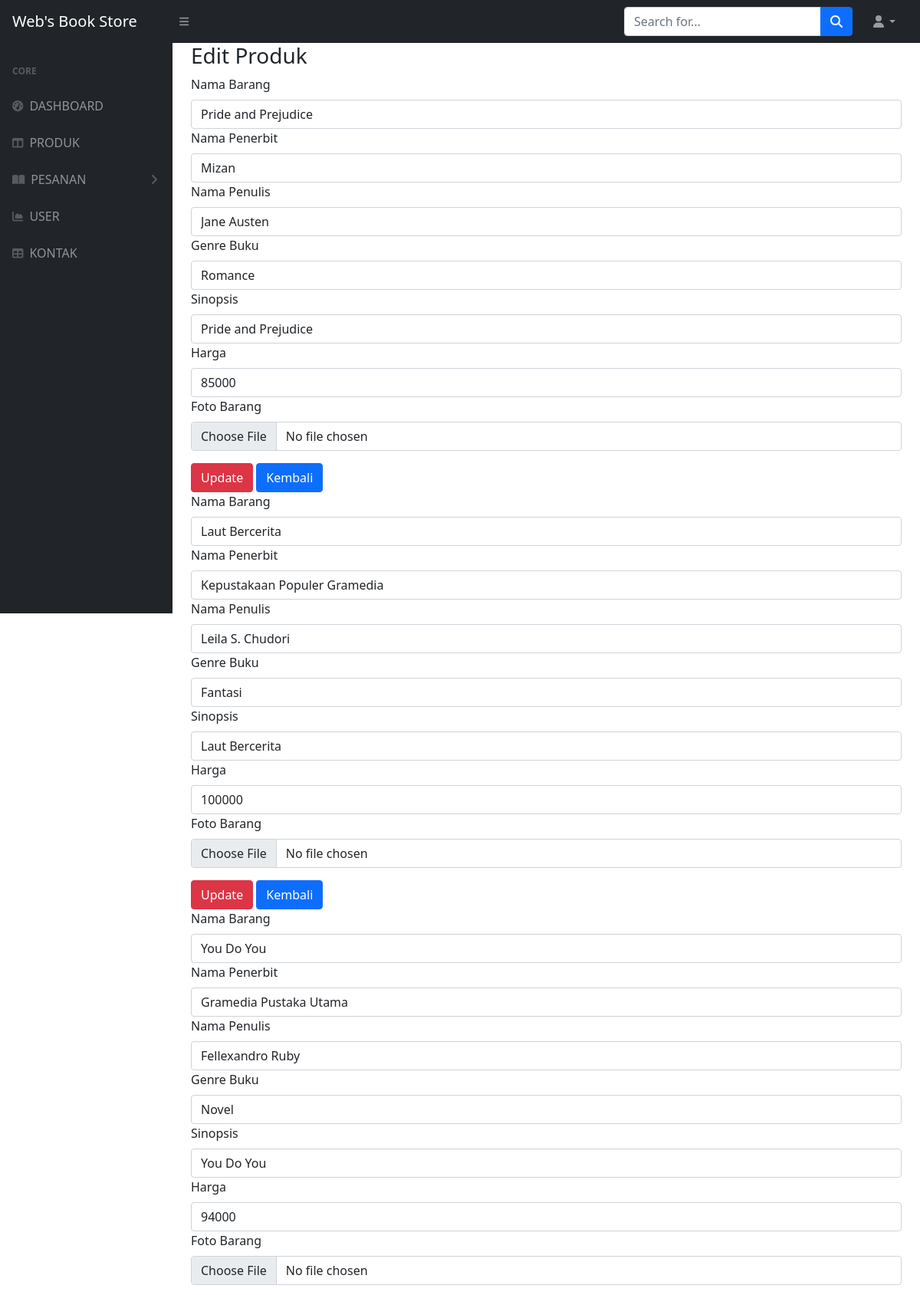
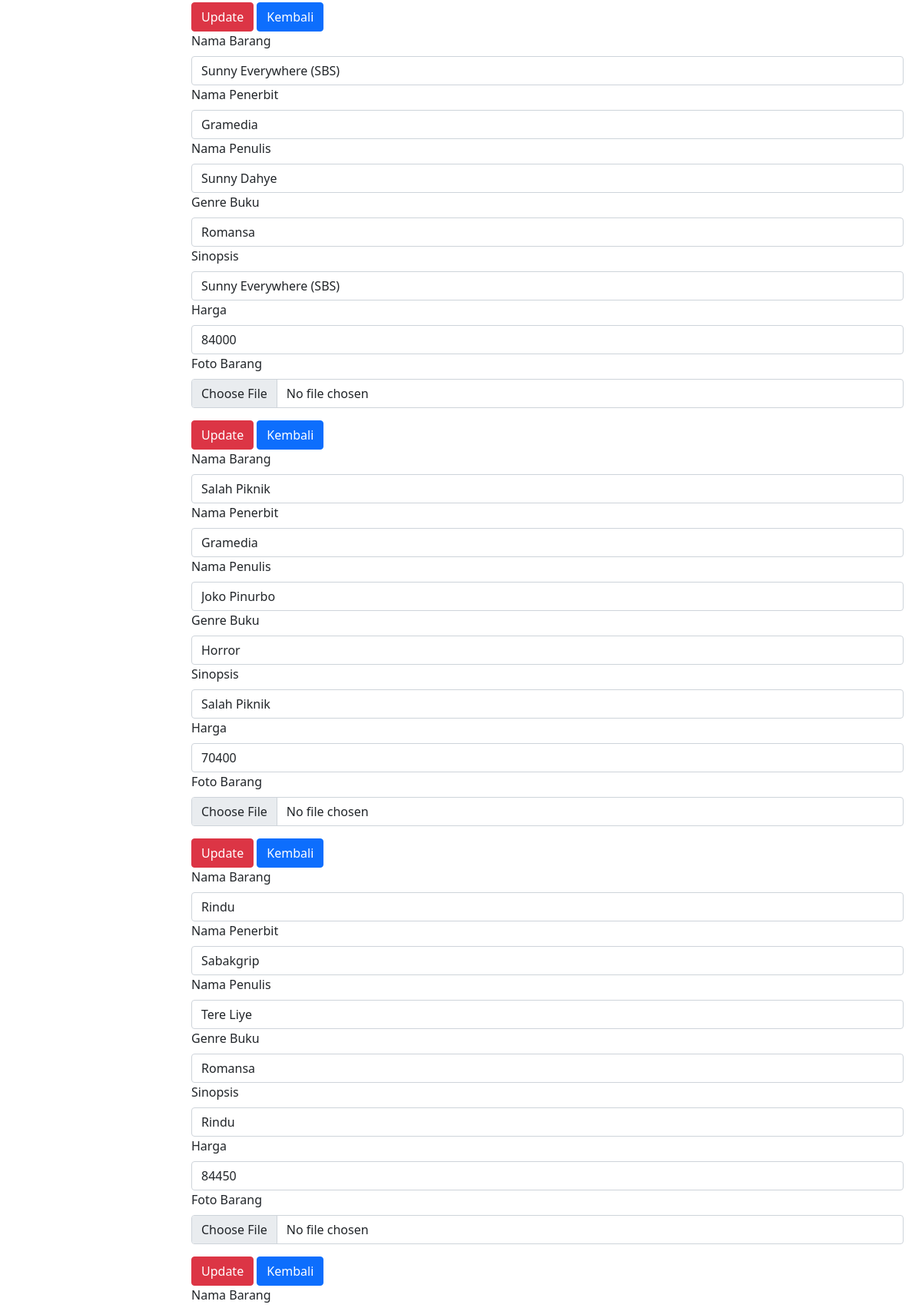
The page /admin/edit.php (upper part) on the database its author committed (2 pictures, top to bottom).
### tables this page shows
CREATE TABLE `products` (
  `id` int NOT NULL,
  `name` varchar(100) NOT NULL,
  `publisher` varchar(100) NOT NULL,
  `writer` varchar(100) NOT NULL,
  `genre` varchar(100) NOT NULL,
  `sinopsis` text NOT NULL,
  `price` int NOT NULL,
  `image` varchar(100) NOT NULL
);

### admin/edit.php (the view, shortened to what this page needs)
<?php
include 'functions.php';
?>
<!DOCTYPE html>
<html lang="en">
    <head>
        <link href="https://cdn.jsdelivr.net/npm/bootstrap@5.3.0-alpha1/dist/css/bootstrap.min.css" rel="stylesheet">
  </head>
        <link href="https://cdn.jsdelivr.net/npm/simple-datatables@latest/dist/style.css" rel="stylesheet" />
        <link href="css/styles.css" rel="stylesheet" />
    </head>
    <body class="sb-nav-fixed">
        <nav class="sb-topnav navbar navbar-expand navbar-dark bg-dark">
            <a class="navbar-brand ps-3" href="../index.php">Web's Book Store</a>
            <button class="btn btn-link btn-sm order-1 order-lg-0 me-4 me-lg-0" id="sidebarToggle" href="#!"><i class="fas fa-bars"></i></button>
            <form class="d-none d-md-inline-block form-inline ms-auto me-0 me-md-3 my-2 my-md-0">
                <div class="input-group">
                    <input class="form-control" type="text" placeholder="Search for..." aria-label="Search for..." aria-describedby="btnNavbarSearch" />
                    <button class="btn btn-primary" id="btnNavbarSearch" type="button"><i class="fas fa-search"></i></button>
                </div>
            </form>
            <ul class="navbar-nav ms-auto ms-md-0 me-3 me-lg-4">
                <li class="nav-item dropdown">
                    <a class="nav-link dropdown-toggle" id="navbarDropdown" href="#" role="button" data-bs-toggle="dropdown" aria-expanded="false"><i class="fas fa-user fa-fw"></i></a>
                </li>
            </ul>
        </nav>
        <div id="layoutSidenav">
            <div id="layoutSidenav_nav">
                <nav class="sb-sidenav accordion sb-sidenav-dark" id="sidenavAccordion">
                    <div class="sb-sidenav-menu">
                        <div class="nav">
                            <div class="sb-sidenav-menu-heading">Core</div>
                            <a class="nav-link" href="index.php">
                                <div class="sb-nav-link-icon"><i class="fas fa-tachometer-alt"></i></div>
                                DASHBOARD
                            </a>
                            <a class="nav-link collapsed" href="produk.php">
                                <div class="sb-nav-link-icon"><i class="fas fa-columns"></i></div>
                                PRODUK
                            </a>
                            <a class="nav-link collapsed" href="pesanan.php">
                                <div class="sb-nav-link-icon"><i class="fas fa-book-open"></i></div>
                                PESANAN
                                <div class="sb-sidenav-collapse-arrow"><i class="fas fa-angle-down"></i></div>
                            </a>
                            <a class="nav-link" href="user.php">
                                <div class="sb-nav-link-icon"><i class="fas fa-chart-area"></i></div>
                                USER
                            </a>
                            <a class="nav-link" href="pesan.php">
                                <div class="sb-nav-link-icon"><i class="fas fa-table"></i></div>
                                KONTAK
                            </a>
                        </div>
                    </div>
                </nav>
            </div>
            <div id="layoutSidenav_content">
                <main>
                    <div class="container-fluid px-4">
                    <form action="" method="post" enctype="multipart/form-data">
                        <h3>Edit Produk</h3>
                        <?php
                            $select_products = mysqli_query($conn, "SELECT * FROM `products`") or die('query failed');
                            if(mysqli_num_rows($select_products) > 0){
                                while($fetch_products = mysqli_fetch_assoc($select_products)){
                            ?>
                        <div class="mb-3">
                            <label for="name" class="form-label">Nama Barang</label>
                            <input type="text" name="name" class="form-control" id="name" value="<?php echo $fetch_products['name']; ?>" required>
                            <label for="publisher" class="form-label">Nama Penerbit</label>
                            <input type="text" name="publisher" class="form-control" id="publisher" value="<?php echo $fetch_products['publisher']; ?>" required>
                            <label for="writer" class="form-label">Nama Penulis</label>
                            <input type="text" name="writer" class="form-control" id="writer" value="<?php echo $fetch_products['writer']; ?>" required>
                            <label for="genre" class="form-label">Genre Buku</label>
                            <input type="text" name="genre" class="form-control" id="genre" value="<?php echo $fetch_products['genre']; ?>" required>
                            <label for="sinopsis" class="form-label">Sinopsis</label>
                            <input type="text" name="sinopsis" class="form-control" id="sinopsis" value="<?php echo $fetch_products['name']; ?>" required>
                            <label for="price" class="form-label">Harga</label>
                            <input type="number" name="proce" min="0" class="form-control" id="price" value="<?php echo $fetch_products['price']; ?>" required>
                            <label for="image" class="form-label">Foto Barang</label>
                            <input type="file" name="image" class="form-control" id="image" accept="image/jpg, image/jpeg, image/png" required>
                        </div>
                        <a class="btn btn-danger" role="button" href="functions.php?update_product=<?php echo $fetch_products['id']; ?>"onclick="return confirm('Update this Produk?');" >Update</a>
                        <a class="btn btn-primary" role="button" href="produk.php"onclick="return confirm('Apakah anda yakin untuk membatalkan perubahan?');" >Kembali</a>
                    </form>
                    <?php
                                    }
                                        }else{
                                            echo '<p class="empty">no products added yet!</p>';
                                        }
                                        ?>
                    </div>
                </main>
            </div>
        </div>
  </body>
</html>
    </body>
</html>

### rows shown on the page
products: name "Pride and Prejudice", publisher "Mizan", writer "Jane Austen", genre "Romance", sinopsis "Pride and Prejudice", proce "85000"
products: name "Laut Bercerita", publisher "Kepustakaan Populer Gramedia", writer "Leila S. Chudori", genre "Fantasi", sinopsis "Laut Bercerita", proce "100000"
products: name "You Do You", publisher "Gramedia Pustaka Utama", writer "Fellexandro Ruby", genre "Novel", sinopsis "You Do You", proce "94000"
products: name "Sunny Everywhere (SBS)", publisher "Gramedia", writer "Sunny Dahye", genre "Romansa", sinopsis "Sunny Everywhere (SBS)", proce "84000"
products: name "Salah Piknik", publisher "Gramedia", writer "Joko Pinurbo", genre "Horror", sinopsis "Salah Piknik", proce "70400"
products: name "Rindu", publisher "Sabakgrip", writer "Tere Liye", genre "Romansa", sinopsis "Rindu", proce "84450"
